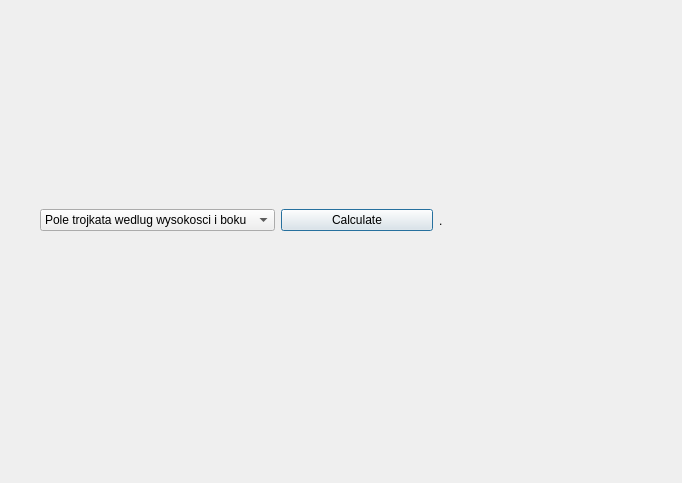
<?xml version="1.0" encoding="UTF-8"?>
<ui version="4.0">
 <class>Dialog</class>
 <widget class="QDialog" name="Dialog">
  <property name="geometry">
   <rect>
    <x>0</x>
    <y>0</y>
    <width>682</width>
    <height>483</height>
   </rect>
  </property>
  <property name="windowTitle">
   <string>Dialog</string>
  </property>
  <widget class="QWidget" name="horizontalLayoutWidget">
   <property name="geometry">
    <rect>
     <x>40</x>
     <y>120</y>
     <width>551</width>
     <height>201</height>
    </rect>
   </property>
   <layout class="QHBoxLayout" name="horizontalLayout">
    <item>
     <widget class="QComboBox" name="comboBox">
      <item>
       <property name="text">
        <string>Pole trojkata wedlug wysokosci i boku</string>
       </property>
      </item>
      <item>
       <property name="text">
        <string>Pole trojkata wedlug 3 bokow</string>
       </property>
      </item>
     </widget>
    </item>
    <item>
     <widget class="QPushButton" name="pushButton">
      <property name="text">
       <string>Calculate</string>
      </property>
     </widget>
    </item>
    <item>
     <widget class="QLabel" name="label">
      <property name="text">
       <string>.</string>
      </property>
     </widget>
    </item>
   </layout>
  </widget>
 </widget>
 <resources/>
 <connections/>
</ui>
